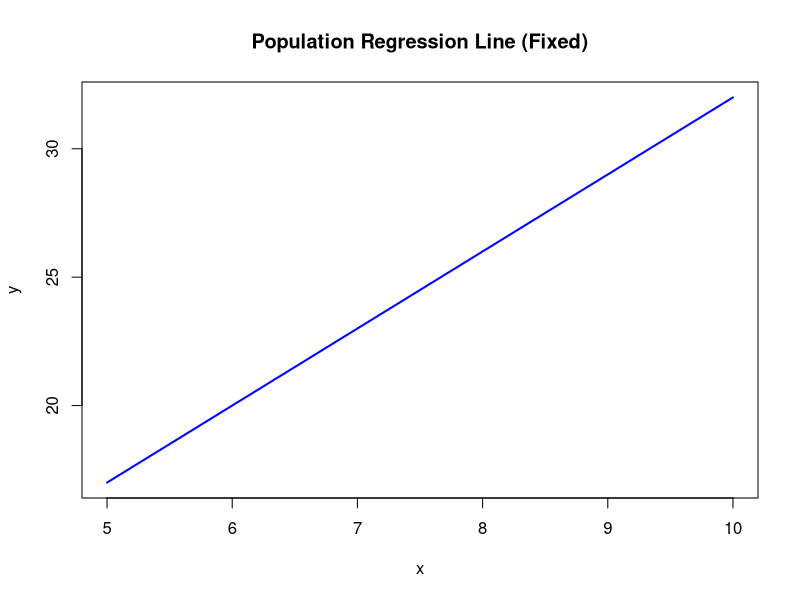
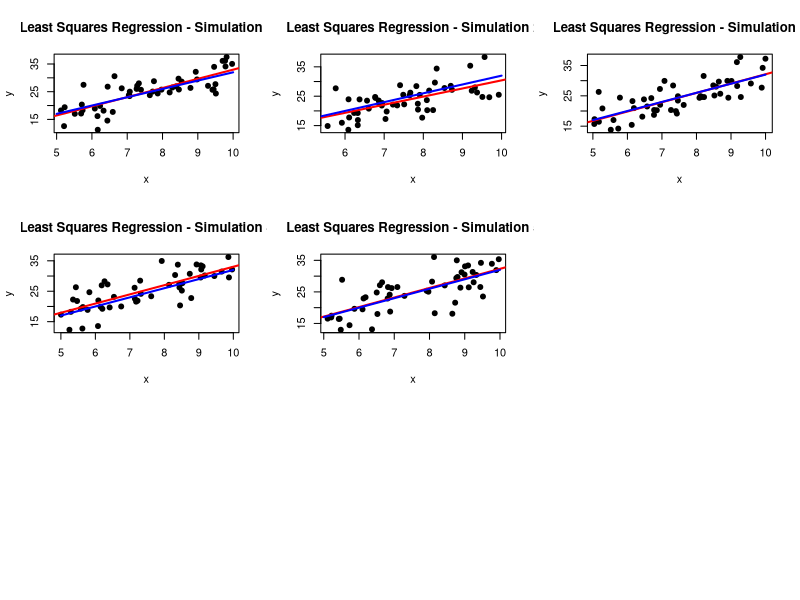

Write R code to recreate these figures, in order.


rm(list=ls())
set.seed(123) ; n = 50
number_of_simulations = 5
population_regression = function(x) { return(2 + 3 * x) }
x_population = seq(5, 10, length.out = 100)
y_population = population_regression(x_population)
plot(x_population, y_population, type = "l", col = "blue", lwd = 2,
     main = "Population Regression Line (Fixed)",
     xlab = "x", ylab = "y")
par(mfrow = c(3, 3))  # 3x3 Layout
models = list()

for (i in 1:number_of_simulations) {
  x = runif(n, min = 5, max = 10)
  epsilon = rnorm(n, mean = 0, sd = 4)
  y = 2 + 3 * x + epsilon
  model = lm(y ~ x)
  models[[i]] = model
  plot(x, y, pch = 19, col = "black", xlab = "x", ylab = "y",
       main = paste("Least Squares Regression - Simulation", i))
  abline(model, col = "red", lwd = 2)
  lines(x_population, y_population, col = "blue", lwd = 2)
}
par(mfrow = c(1, 1))  # Reset to default


